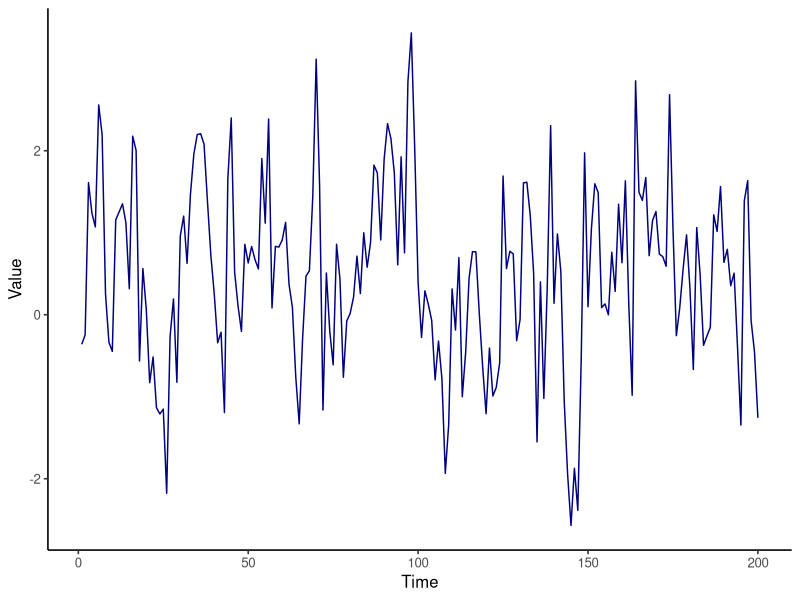
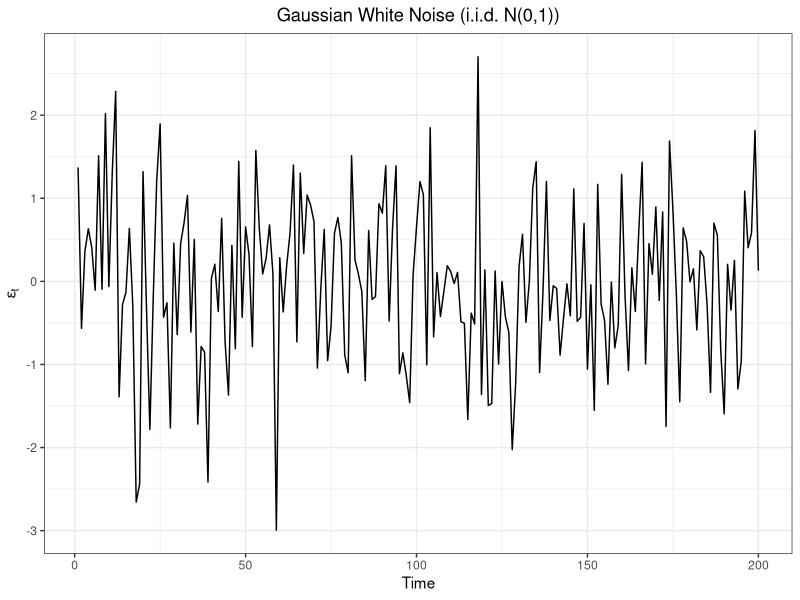
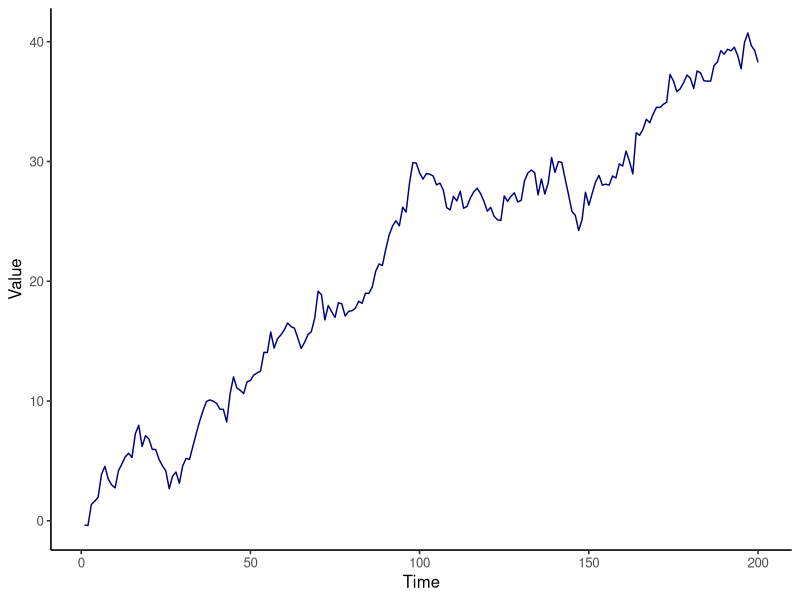
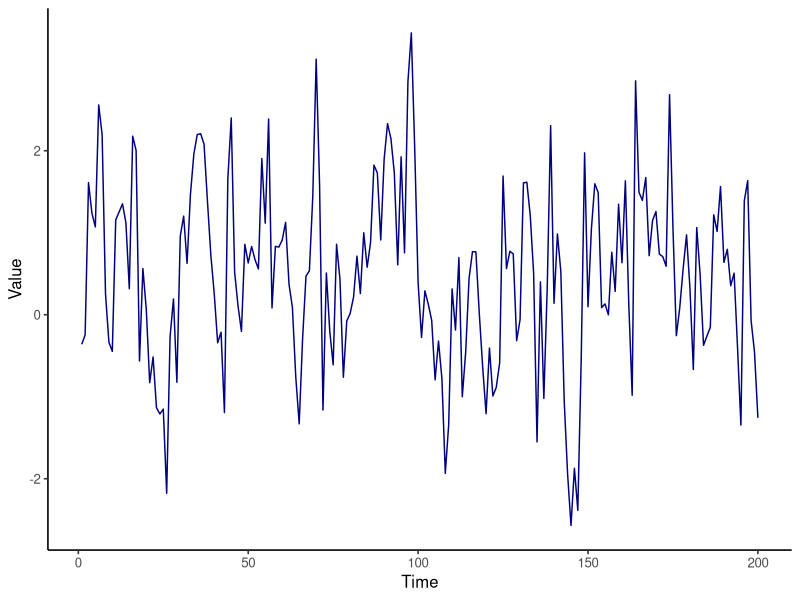

Reproduce these figures in R, in order.
## ---- chunk 1
#| echo: false
#| warning: false
#| message: false
#| caption: "Simulated Stationary Time Series"
#| fig.cap: "A simulated stationary time series"
#| fig.width: 4
#| fig.height: 3
library(ggplot2)
set.seed(123)
n <- 100
library(ggplot2)  # Load required library
library(ggpubr)  # Load ggpubr for theme_classic2

# Function to generate a stationary time series
# y_t = c + \phi *y_{t-1} + \epsilon_t
ar1_time_series <- function(n, c, phi) {
  # Generate white noise
  epsilon <- rnorm(n, mean = 0, sd = 1)
  
  # Initialize the time series
  y <- numeric(n)
  y[1] <- c + epsilon[1]  # Initial value
  
  # Generate the time series
  for (t in 2:n) {
    y[t] <- c + phi * y[t - 1] + epsilon[t]
  }  # Added missing closing brace
  
  return(y)
}  # Fixed brace placement

# Define n before using it
n <- 200  # Add this line
c <- 0.2  # Constant term
phi <- 0.6  # Autoregressive coefficient

# Generate an AR(1) time series
data <- data.frame(
  time = 1:n,
  time_series = ar1_time_series(n, c, phi)
)

# Plot the time series using ggplot2
ggplot(data, aes(x = time, y = time_series)) +
  geom_line(color = "navy") +
  labs(
    x = "Time",
    y = "Value"
  ) +
  theme_classic2() +
  theme(plot.title = element_text(hjust = 0.5))

## ---- chunk 2
#| echo: false
#| warning: false
#| message: false
#| caption: "Gaussian white noise: example of a strongly stationary process"
#| fig.cap: "Gaussian white noise (i.i.d. N(0,1)) — an example of a strongly stationary stochastic process"
#| fig.width: 5
#| fig.height: 3
set.seed(42)
n <- 200
wn <- rnorm(n, mean = 0, sd = 1)
library(ggplot2)
ggplot(data.frame(Time = 1:n, Value = wn), aes(x = Time, y = Value)) +
  geom_line(color = 'black') +
  labs(x = 'Time', y = expression(epsilon[t]), title = 'Gaussian White Noise (i.i.d. N(0,1))') +
  theme_bw() +
  theme(plot.title = element_text(hjust = 0.5))
## ---- chunk 3
#| echo: false
#| warning: false
#| message: false
#| caption: "Simulated Non-Stationary Time Series with Unit Root"
#| fig.cap: "A simulated non-stationary time series with a unit root"
#| fig.width: 4
#| fig.height: 3
##| eval: false
#| fig.align: "center"
#| out.width: "100%"

library(ggplot2)
set.seed(123)
n <- 100
# Function to generate a non-stationary time series with a unit root
unit_root_time_series <- function(n, c) {
  # Generate white noise
  epsilon <- rnorm(n, mean = 0, sd = 1)
  
  # Initialize the time series
  y <- numeric(n)
  y[1] <- c + epsilon[1]  # Initial value
  
  # Generate the time series
  for (t in 2:n) {
    y[t] <- c + y[t - 1] + epsilon[t]
  }
  
  return(y)
}

# Define n before using it
n <- 200  # Add this line
c <- 0.2  # Constant term
# Generate a non-stationary time series with a unit root
data <- data.frame(
  time = 1:n,
  time_series = unit_root_time_series(n, c)
)
# Plot the time series using ggplot2
ggplot(data, aes(x = time, y = time_series)) +
  geom_line(color = "navy") +
  labs(
    x = "Time",
    y = "Value"
  ) +
  theme_classic2() +
  theme(plot.title = element_text(hjust = 0.5))
## ---- chunk 4
#| echo: false
library(knitr)

# Create the data frame
coeff_table <- data.frame(
  Term = c("(Intercept)", "primary", "ppetp", "pmger", "pfger", "let",
           "(Intercept)", "primary", "ppetp", "pmger", "pfger", "let"),
  Type = c(rep("Long-run", 6), rep("Short-run", 6)),
  Estimate = c(-6.1061, -0.0613, -0.3849, -1.0667, 1.3666, -0.1120,
               -4.6465, -0.0467, -0.2929, -0.8117, 1.0399, 1.9338),
  Std_Error = c(6.4852, 0.1042, 0.1026, 0.2913, 0.3561, 0.1675,
                5.1686, 0.0782, 0.0752, 0.1828, 0.2231, 0.5979),
  t_value = c(-0.942, -0.589, -3.752, -3.662, 3.838, -0.668,
              -0.899, -0.596, -3.895, -4.442, 4.661, 3.234),
  p_value = c(0.3529, 0.5599, 0.0006, 0.0008, 0.0005, 0.5084,
              0.3748, 0.5547, 0.0004, 0.0001, 0.0000, 0.0027)
)

# Add significance stars
coeff_table$Significance <- cut(coeff_table$p_value,
  breaks = c(-Inf, 0.01, 0.05, 0.1, Inf),
  labels = c("***", "**", "*", ""),
  right = FALSE
)

# Display the table
kable(coeff_table, digits = c(0, 0, 4, 4, 3, 4, 0),
      col.names = c("Term", "Type", "Estimate", "Std. Error", "t-value", "p-value", "Significance"),
      align = "lcccccc",
      caption = "Combined Short-Run and Long-Run Coefficients from ARDL Model")
## ---- chunk 5
#| echo: false
#| warning: false
#| message: false
#| caption: "Simulated Cointegrated Time Series"
#| fig.cap: "A simulated cointegrated time series"
library(ggplot2)
set.seed(123)
n <- 100

# Function to generate a cointegrated time series
cointegrated_time_series <- function(n, c, phi) {
  # Generate white noise
  epsilon <- rnorm(n, mean = 0, sd = 1)
  
  # Initialize the time series
  y <- numeric(n)
  y[1] <- c + epsilon[1]  # Initial value
  
  # Generate the time series
  for (t in 2:n) {
    y[t] <- c + phi * y[t - 1] + epsilon[t]
  }
  
  return(y)
}

# Define n before using it
n <- 200  # Add this line
c <- 0.2  # Constant term
phi <- 0.6  # Autoregressive coefficient
# Generate a cointegrated time series
data <- data.frame(
  time = 1:n,
  time_series = cointegrated_time_series(n, c, phi)
)
# Plot the time series using ggplot2
ggplot(data, aes(x = time, y = time_series)) +
  geom_line(color = "navy") +
  labs(
    x = "Time",
    y = "Value"
  ) +
  theme_classic2() +
  theme(plot.title = element_text(hjust = 0.5))
